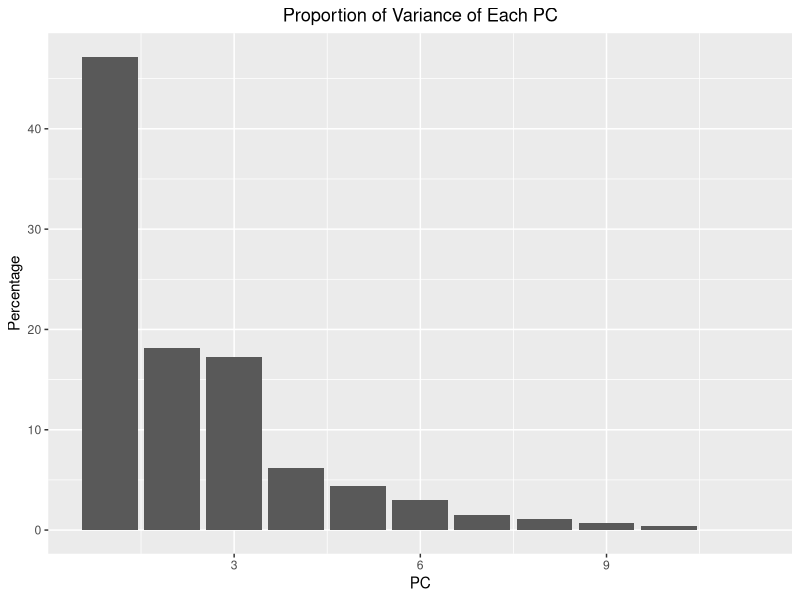
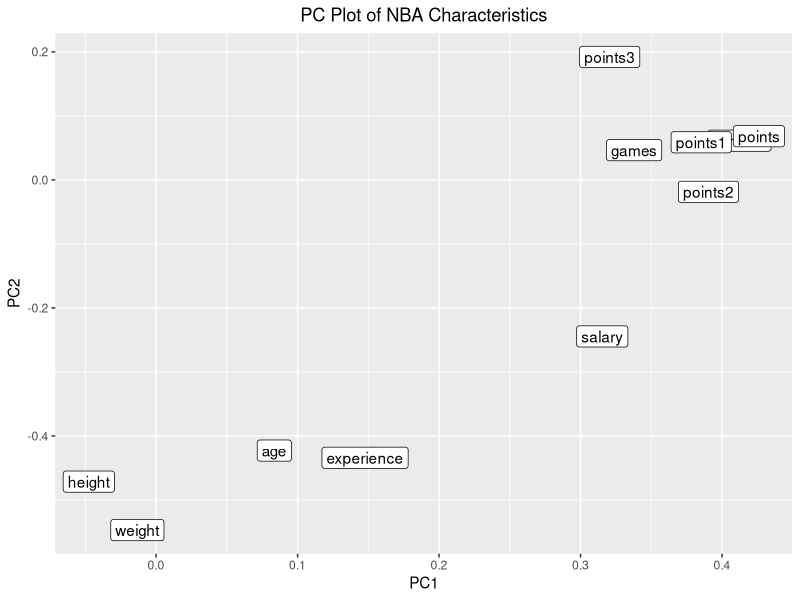
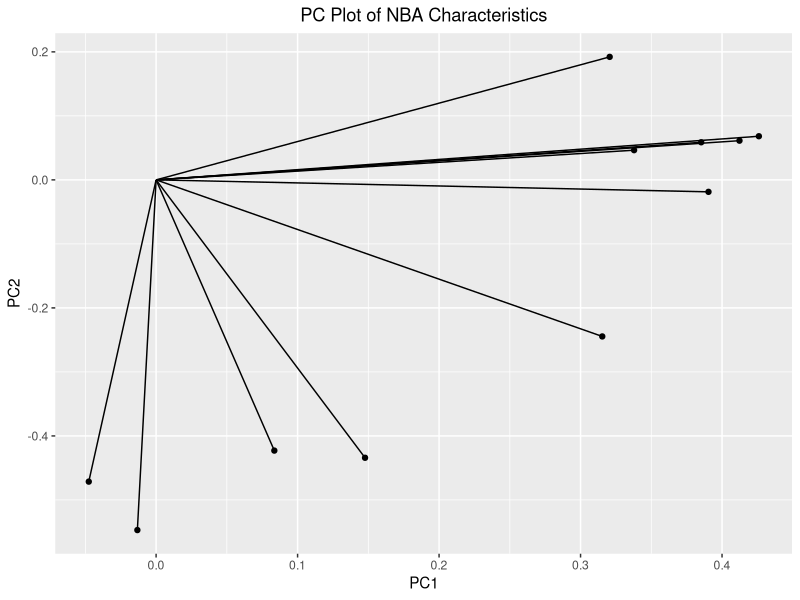
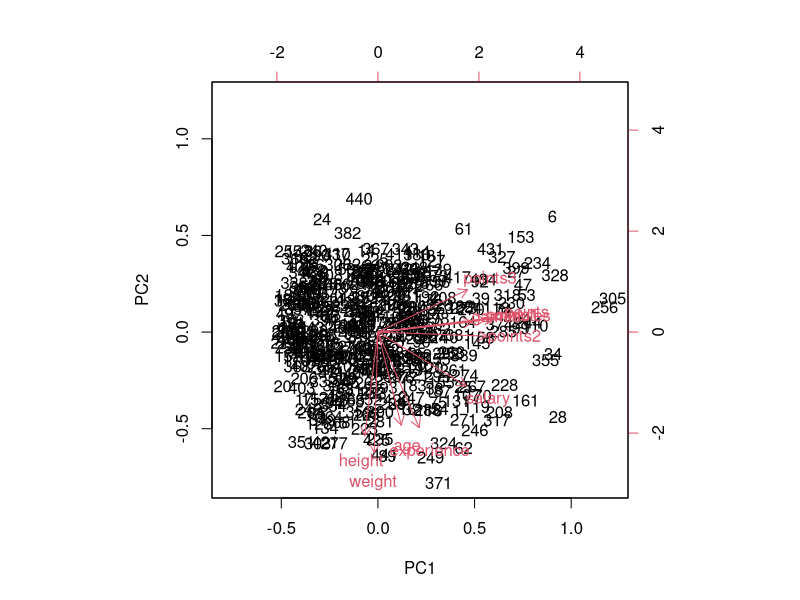

The R source for these figures, in order:
## ---- chunk 1
library(ggplot2)
library(corrplot)
library(dplyr)
## ---- chunk 2
dat <- read.csv('nba2017-players.csv', stringsAsFactors = FALSE)
quant_dat = dat[,-c(1:3,8)] #Only keep quantiative data for pca (numeric/integer data type)
pca_nba <- prcomp(quant_dat, scale. = TRUE)

eigenvalues <- pca_nba$sdev^2  #Variance of the Principal Component (PC's) is equal to the eigenvalue of the PC
eigenvaluesdf <- data.frame(1:11, eigenvalues) #Create dataframe of eigenvalues with column for each PC
names(eigenvaluesdf)[1] <- "PC"

loadings <- pca_nba$rotation #Weights of each PC
round(loadings,3)
## ---- chunk 3
#Add columns to evaluate variance of PC's in terms of percentages and cumulative percentages
eigenvaluesdf[,"Percentage"] <- round(eigenvaluesdf$eigenvalues/sum(eigenvaluesdf$eigenvalues)*100,2)
eigenvaluesdf[,"Cumulative_%"] <- cumsum(eigenvaluesdf$Percentage)
eigenvaluesdf

ggplot(data = eigenvaluesdf) +
  geom_col(aes(x = PC, y = Percentage)) +
  ggtitle(label = "Proportion of Variance of Each PC") +
  theme(plot.title = element_text(hjust = 0.5))
## ---- chunk 4
loadingsdf=as.data.frame(loadings)
ggplot(data = loadingsdf,aes(x=PC1, y= PC2)) +
  geom_label(label = row.names(loadingsdf)) +
  ggtitle("PC Plot of NBA Characteristics") +
  theme(plot.title = element_text(hjust = 0.5))

ggplot(data = loadingsdf, aes(x = PC1, y = PC2)) +
  geom_point() +
  geom_segment(aes(xend = 0, yend = 0)) +
  ggtitle("PC Plot of NBA Characteristics") +
  theme(plot.title = element_text(hjust = 0.5))
## ---- chunk 5
biplot(pca_nba, scale = 0.5)
